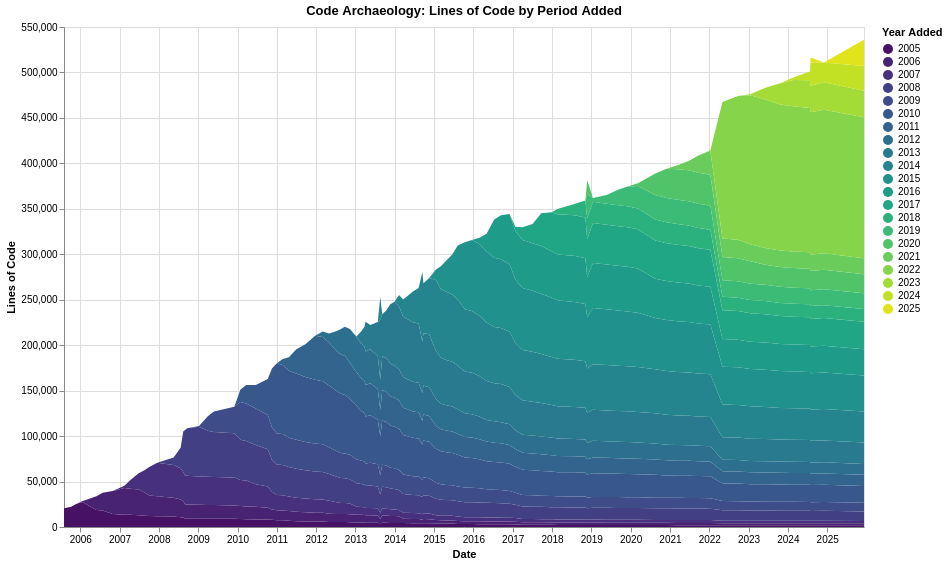

Write the Vega-Lite specification saved for this chart.
### Vega-Lite specification from a JSON file in a GitHub repository (floating-point values rounded to 4 significant figures; data arrays with more than 128 entries replaced by an {"elided": "..."} marker saying what was removed)
{"$schema": "https://vega.github.io/schema/vega-lite/v6.1.0.json", "config": {"view": {"continuousHeight": 300, "continuousWidth": 300}}, "data": {"name": "data-f0f36ccacf9527858116ff7cff1e7f23"}, "datasets": {"data-f0f36ccacf9527858116ff7cff1e7f23": {"elided": "990 records"}}, "encoding": {"color": {"field": "period", "scale": {"scheme": "viridis"}, "title": "Year Added", "type": "ordinal"}, "order": {"field": "period", "type": "ordinal"}, "tooltip": [{"field": "commit_date", "type": "temporal"}, {"field": "period", "type": "ordinal"}, {"field": "line_count", "type": "quantitative"}], "x": {"field": "commit_date", "title": "Date", "type": "temporal"}, "y": {"field": "line_count", "title": "Lines of Code", "type": "quantitative"}}, "height": 500, "mark": {"type": "area"}, "title": "Code Archaeology: Lines of Code by Period Added", "width": 800}
